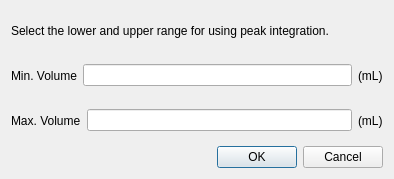
<?xml version="1.0" encoding="UTF-8"?>
<!--
FSECplotter2 - The interactive plotting application for FSEC.

Copyright 2015-2017, TaizoAyase, tikuta, biochem-fan

This file is part of FSECplotter2.

FSECplotter2 is free software: you can redistribute it and/or modify
it under the terms of the GNU General Public License as published by
the Free Software Foundation, either version 2 of the License, or
(at your option) any later version.

This program is distributed in the hope that it will be useful,
but WITHOUT ANY WARRANTY; without even the implied warranty of
MERCHANTABILITY or FITNESS FOR A PARTICULAR PURPOSE.  See the
GNU General Public License for more details.

You should have received a copy of the GNU General Public License
along with this program.  If not, see <http://www.gnu.org/licenses/>.
-->
<ui version="4.0">
 <class>IntegratorDialog</class>
 <widget class="QDialog" name="IntegratorDialog">
  <property name="geometry">
   <rect>
    <x>0</x>
    <y>0</y>
    <width>394</width>
    <height>179</height>
   </rect>
  </property>
  <property name="windowTitle">
   <string>Integrate</string>
  </property>
  <layout class="QVBoxLayout" name="verticalLayout">
   <item>
    <widget class="QLabel" name="label">
     <property name="text">
      <string>Select the lower and upper range for using peak integration.</string>
     </property>
    </widget>
   </item>
   <item>
    <layout class="QHBoxLayout" name="horizontalLayout">
     <item>
      <widget class="QLabel" name="x_axis_label">
       <property name="text">
        <string>Min. Volume</string>
       </property>
       <property name="buddy">
        <cstring>lineEdit</cstring>
       </property>
      </widget>
     </item>
     <item>
      <widget class="QLineEdit" name="lineEdit"/>
     </item>
     <item>
      <widget class="QLabel" name="unit_label">
       <property name="text">
        <string>(mL)</string>
       </property>
      </widget>
     </item>
    </layout>
   </item>
   <item>
    <layout class="QHBoxLayout" name="horizontalLayout_3">
     <item>
      <widget class="QLabel" name="x_axis_label_2">
       <property name="text">
        <string>Max. Volume</string>
       </property>
       <property name="buddy">
        <cstring>lineEdit_2</cstring>
       </property>
      </widget>
     </item>
     <item>
      <widget class="QLineEdit" name="lineEdit_2"/>
     </item>
     <item>
      <widget class="QLabel" name="unit_label_2">
       <property name="text">
        <string>(mL)</string>
       </property>
      </widget>
     </item>
    </layout>
   </item>
   <item>
    <widget class="QDialogButtonBox" name="buttonBox">
     <property name="orientation">
      <enum>Qt::Horizontal</enum>
     </property>
     <property name="standardButtons">
      <set>QDialogButtonBox::Cancel|QDialogButtonBox::Ok</set>
     </property>
    </widget>
   </item>
  </layout>
 </widget>
 <resources/>
 <connections>
  <connection>
   <sender>buttonBox</sender>
   <signal>accepted()</signal>
   <receiver>IntegratorDialog</receiver>
   <slot>accept()</slot>
   <hints>
    <hint type="sourcelabel">
     <x>248</x>
     <y>81</y>
    </hint>
    <hint type="destinationlabel">
     <x>157</x>
     <y>274</y>
    </hint>
   </hints>
  </connection>
  <connection>
   <sender>buttonBox</sender>
   <signal>rejected()</signal>
   <receiver>IntegratorDialog</receiver>
   <slot>reject()</slot>
   <hints>
    <hint type="sourcelabel">
     <x>268</x>
     <y>81</y>
    </hint>
    <hint type="destinationlabel">
     <x>286</x>
     <y>274</y>
    </hint>
   </hints>
  </connection>
 </connections>
</ui>
